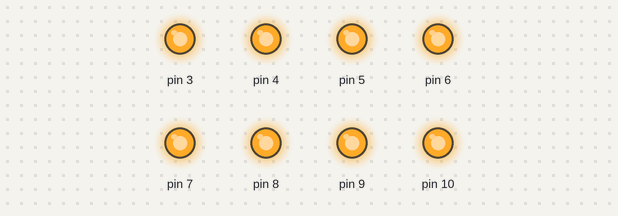
The program below on a simulated Arduino Uno, built with avr-gcc and run on an emulated ATmega328P. Parts: output pins drawn as LEDs (lit = HIGH).

Above: at 2.5 s.
At 13.5 s:
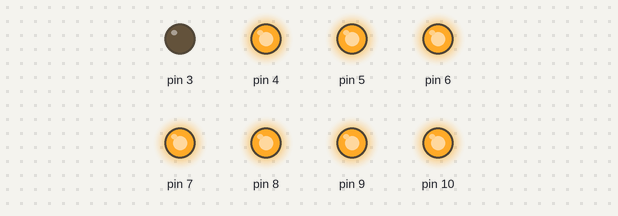
At 14.5 s:
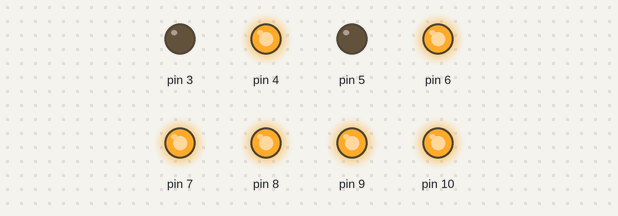
At 15.5 s:
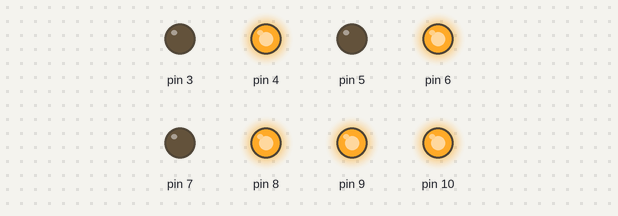
At 17.0 s:
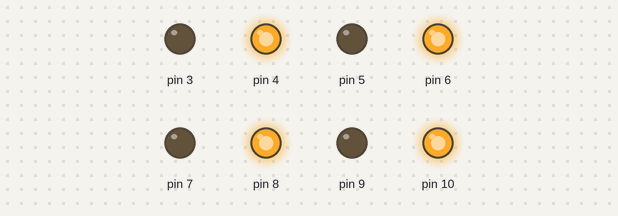
At 18.5 s:
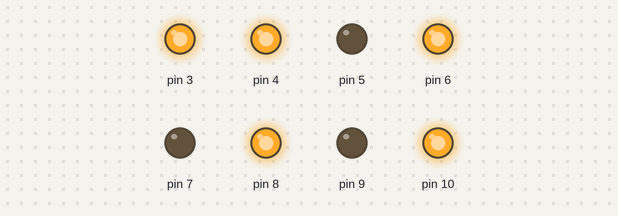
Timing chart, 0 to 19.6 s (numbered marks = the images above):
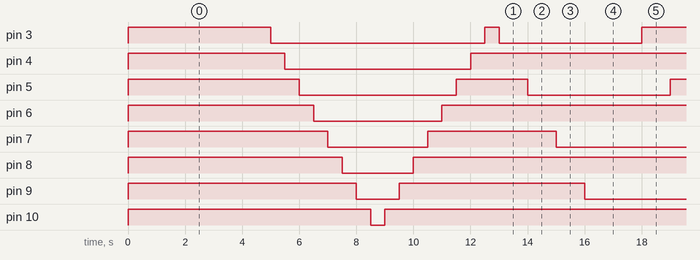

Measured:
- by itself, pin 3: HIGH → LOW at 5.0 s, → HIGH 7.5 s later, → LOW 0.50 s later, → HIGH 5.0 s later, … (9 changes in this stretch)
- by itself, pin 4: alternates HIGH for 10.5 s and LOW for 6.5 s
- by itself, pin 5: HIGH → LOW at 6.0 s, → HIGH 5.5 s later, → LOW 2.5 s later, → HIGH 5.0 s later, … (8 changes in this stretch)
- by itself, pin 6: alternates HIGH for 12.5 s and LOW for 4.5 s
- by itself, pin 7: HIGH → LOW at 7.0 s, → HIGH 3.5 s later, → LOW 4.5 s later, → HIGH 5.0 s later, … (8 changes in this stretch)
- by itself, pin 8: alternates HIGH for 14.5 s and LOW for 2.5 s
- by itself, pin 9: HIGH → LOW at 8.0 s, → HIGH 1.5 s later, → LOW 6.5 s later, → HIGH 5.0 s later, … (8 changes in this stretch)
- by itself, pin 10: alternates HIGH for 16.5 s and LOW for 0.50 s

The program:

main.cpp
```cpp
#include <Arduino.h>

void setup()
{
  pinMode(3, OUTPUT);
  pinMode(4, OUTPUT);
  pinMode(5, OUTPUT);
  pinMode(6, OUTPUT);
  pinMode(7, OUTPUT);
  pinMode(8, OUTPUT);
  pinMode(9, OUTPUT);
  pinMode(10, OUTPUT);

  for (int i = 3; i < 11; i++)
  {
    digitalWrite(i, HIGH);
  }
  // put your setup code here, to run once:
}

void loop()
{
  delay (1000);
  for (int i =3; i <11; i++)
  {
    digitalWrite (i, HIGH);
    delay (500);
  }
  for (int i=3; i<11;i++)
  {
    digitalWrite (i, LOW);
    delay (500);
  }
  for (int i =10; i >2; i--)
  {
    digitalWrite (i, HIGH);
    delay (500);
  }
  int a =0;
  while (a!=8)
  {
    for (int i = 3; i<11; i++)
    {
      if (i%2==1)
      {
        digitalWrite(i, LOW);
        delay (500);
      }
      else
      {
        digitalWrite (i, HIGH);
        delay(500);
      }
      a ++;
    }
  }
  // put your main code here, to run repeatedly:
}
```
